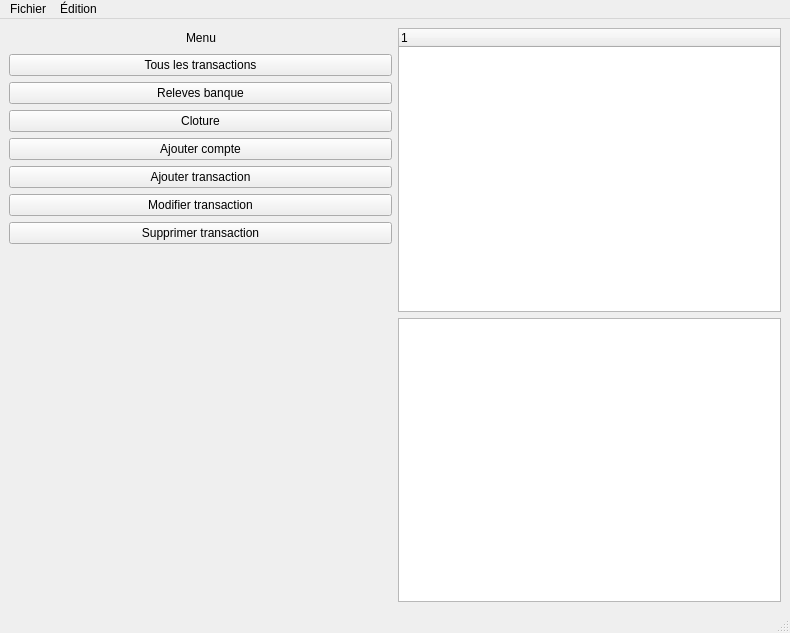
<?xml version="1.0" encoding="UTF-8"?>
<ui version="4.0">
 <class>MainWindow</class>
 <widget class="QMainWindow" name="MainWindow">
  <property name="geometry">
   <rect>
    <x>0</x>
    <y>0</y>
    <width>790</width>
    <height>633</height>
   </rect>
  </property>
  <property name="windowTitle">
   <string>MainWindow</string>
  </property>
  <widget class="QWidget" name="centralwidget">
   <layout class="QHBoxLayout" name="horizontalLayout_3">
    <item>
     <layout class="QVBoxLayout" name="verticalLayout_3">
      <item>
       <layout class="QVBoxLayout" name="verticalLayout">
        <item>
         <layout class="QHBoxLayout" name="horizontalLayout">
          <item>
           <spacer name="horizontalSpacer">
            <property name="orientation">
             <enum>Qt::Horizontal</enum>
            </property>
            <property name="sizeHint" stdset="0">
             <size>
              <width>40</width>
              <height>20</height>
             </size>
            </property>
           </spacer>
          </item>
          <item>
           <widget class="QLabel" name="label">
            <property name="enabled">
             <bool>true</bool>
            </property>
            <property name="sizePolicy">
             <sizepolicy hsizetype="Preferred" vsizetype="Preferred">
              <horstretch>0</horstretch>
              <verstretch>0</verstretch>
             </sizepolicy>
            </property>
            <property name="font">
             <font>
              <weight>50</weight>
              <italic>false</italic>
              <bold>false</bold>
              <underline>false</underline>
              <strikeout>false</strikeout>
              <kerning>true</kerning>
             </font>
            </property>
            <property name="mouseTracking">
             <bool>false</bool>
            </property>
            <property name="tabletTracking">
             <bool>false</bool>
            </property>
            <property name="layoutDirection">
             <enum>Qt::LeftToRight</enum>
            </property>
            <property name="autoFillBackground">
             <bool>false</bool>
            </property>
            <property name="inputMethodHints">
             <set>Qt::ImhNone</set>
            </property>
            <property name="text">
             <string>Menu</string>
            </property>
           </widget>
          </item>
          <item>
           <spacer name="horizontalSpacer_2">
            <property name="orientation">
             <enum>Qt::Horizontal</enum>
            </property>
            <property name="sizeHint" stdset="0">
             <size>
              <width>40</width>
              <height>20</height>
             </size>
            </property>
           </spacer>
          </item>
         </layout>
        </item>
        <item>
         <widget class="QPushButton" name="Tous_les_transactions">
          <property name="text">
           <string>Tous les transactions</string>
          </property>
         </widget>
        </item>
        <item>
         <widget class="QPushButton" name="Releves_banque">
          <property name="text">
           <string>Releves banque</string>
          </property>
         </widget>
        </item>
        <item>
         <widget class="QPushButton" name="Cloture">
          <property name="text">
           <string>Cloture</string>
          </property>
         </widget>
        </item>
        <item>
         <widget class="QPushButton" name="Ajouter_compte">
          <property name="text">
           <string>Ajouter compte</string>
          </property>
         </widget>
        </item>
        <item>
         <widget class="QPushButton" name="Ajouter_transaction">
          <property name="text">
           <string>Ajouter transaction</string>
          </property>
         </widget>
        </item>
        <item>
         <widget class="QPushButton" name="Modifier_transaction">
          <property name="text">
           <string>Modifier transaction</string>
          </property>
         </widget>
        </item>
        <item>
         <widget class="QPushButton" name="Supprimer">
          <property name="text">
           <string>Supprimer transaction</string>
          </property>
         </widget>
        </item>
       </layout>
      </item>
      <item>
       <spacer name="verticalSpacer">
        <property name="orientation">
         <enum>Qt::Vertical</enum>
        </property>
        <property name="sizeHint" stdset="0">
         <size>
          <width>20</width>
          <height>347</height>
         </size>
        </property>
       </spacer>
      </item>
     </layout>
    </item>
    <item>
     <layout class="QVBoxLayout" name="verticalLayout_2">
      <item>
       <widget class="QTreeWidget" name="treeWidget">
        <column>
         <property name="text">
          <string notr="true">1</string>
         </property>
        </column>
       </widget>
      </item>
      <item>
       <widget class="QTableWidget" name="tableWidget"/>
      </item>
     </layout>
    </item>
   </layout>
  </widget>
  <widget class="QMenuBar" name="menubar">
   <property name="geometry">
    <rect>
     <x>0</x>
     <y>0</y>
     <width>790</width>
     <height>26</height>
    </rect>
   </property>
   <widget class="QMenu" name="menuFichier">
    <property name="title">
     <string>Fichier</string>
    </property>
   </widget>
   <widget class="QMenu" name="menuEdit">
    <property name="title">
     <string>Édition</string>
    </property>
   </widget>
   <addaction name="menuFichier"/>
   <addaction name="menuEdit"/>
  </widget>
  <widget class="QStatusBar" name="statusbar"/>
  <action name="actionNouveau_compte">
   <property name="text">
    <string>Nouveau compte</string>
   </property>
  </action>
 </widget>
 <resources/>
 <connections/>
</ui>
